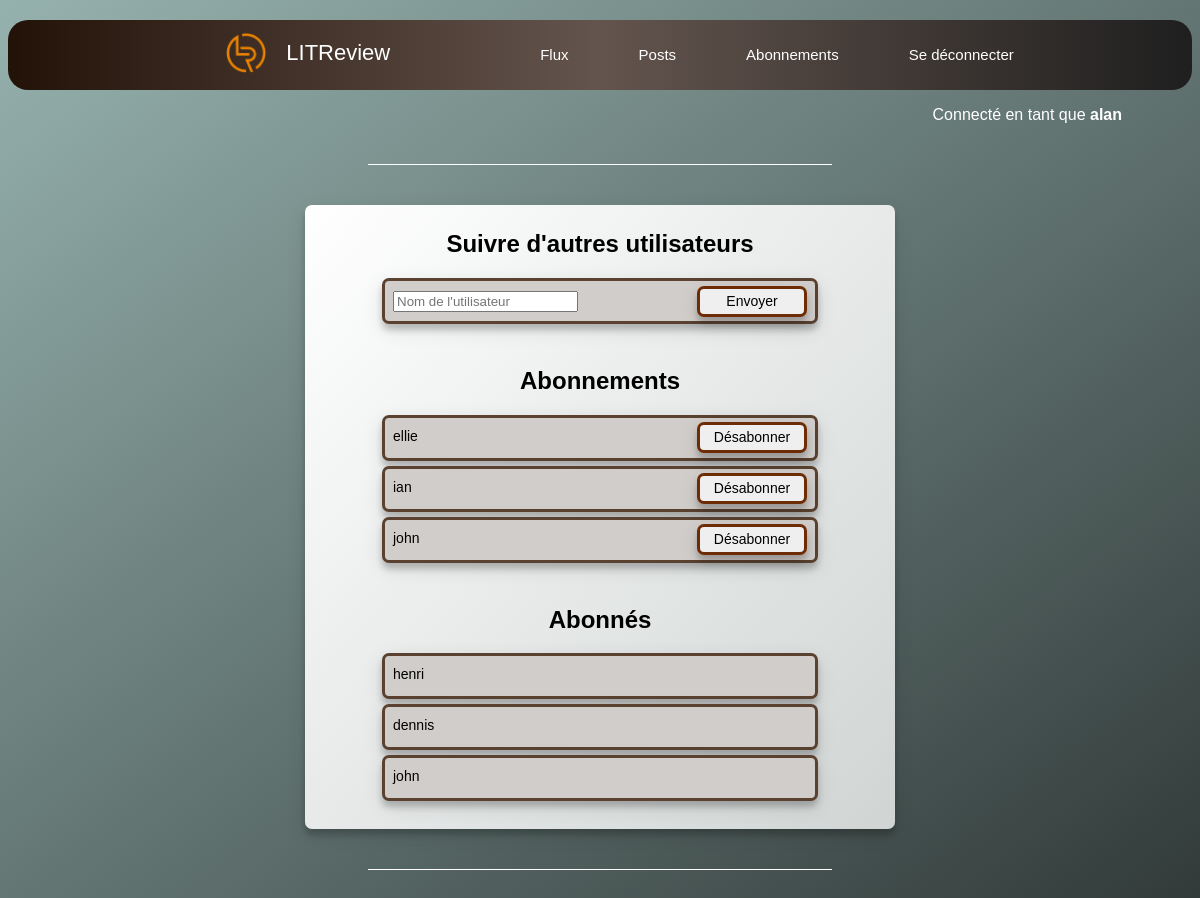
Page /ticket_and_review/subscription/ (signed in) on the earlier database version.
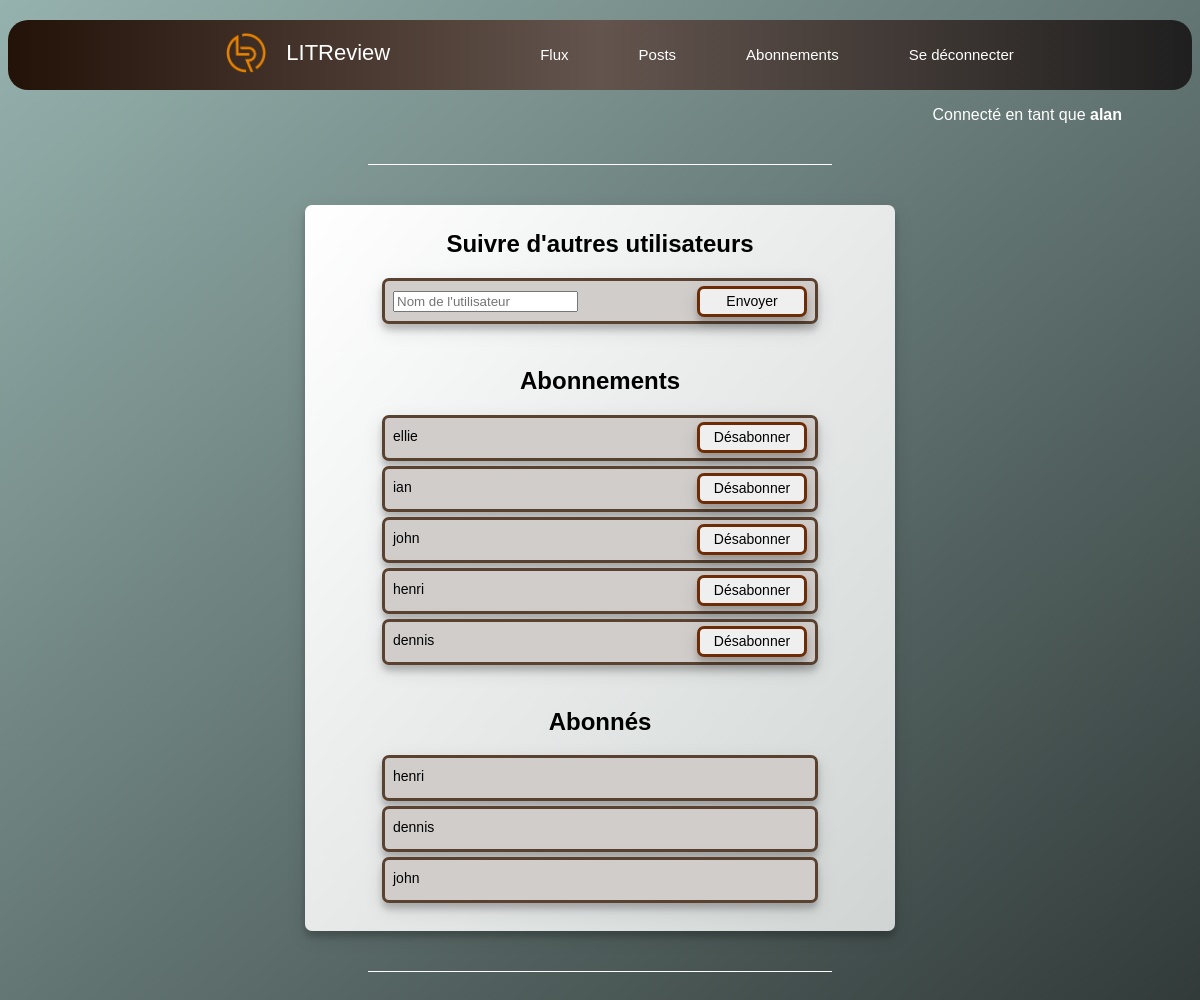
Same page on the later database version.
### ticket_and_review/models.py (models this page shows)
class UserFollows(models.Model):
    user = models.ForeignKey(settings.AUTH_USER_MODEL,
                             on_delete=models.CASCADE, related_name='following')
    followed_user = models.ForeignKey(settings.AUTH_USER_MODEL,
                                      on_delete=models.CASCADE, related_name='followed_by')
    class Meta:
        unique_together = ('user', 'followed_user', )

### ticket_and_review/views.py (the view, shortened to what this page needs)
@login_required
def subscription_page(request):
    users_followed = UserFollows.objects.filter(user=request.user)
    users_followers = UserFollows.objects.filter(followed_user=request.user)
    return render(request, 'ticket_and_review/subscription.html',
                  context={'users_followed': users_followed, 'users_followers': users_followers})

### ticket_and_review/templates/ticket_and_review/subscription.html (shortened to what this page needs)
{% extends 'ticket_and_review/base.html' %}
{% block content %}
    <div class="post">
        <h2>Suivre d'autres utilisateurs</h2>
        <form method="post" >
            <div class="search">
                <input class="search_input" type="text" name="name" placeholder="Nom de l'utilisateur">
                <button class="search_btn" type="submit" >Envoyer</button>
            </div>
        </form>
        <br>
        <h2>Abonnements</h2>
        {% for followed in users_followed %}
            <div class="unfollow">
                <div class="unfollow_user"> {{ followed.followed_user }}</div>
                <div class="unfollow_btn"><a href="{% url 'unfollow' followed.id %}"><button type="submit" >Désabonner</button></a></div>
            </div>
        {% endfor %}
        <br>
        <h2>Abonnés</h2>
        {% for follower in users_followers %}
            <div class="followed">
                <div class="followed_user">{{ follower.user }}</div>
            </div>
        {% endfor %}
        <br>
    </div>
    <div class="trait"><hr></div>
{% endblock content %}

### ticket_and_review/templates/ticket_and_review/base.html (shortened to what this page needs)
<!DOCTYPE html>
{% load static %}
<html lang="fr">
    <head>
        <link rel="stylesheet" href="{% static 'ticket_and_review/style.css' %}">
    </head>
    <body>
        <header>
            <nav>
                <ul class="liste-objets">
                    <li id="logo"><img src="{% static 'ticket_and_review/logo_orange.png' %}" alt="logo"></li>
                    <li id="nom">LITReview</li>
                    <li id="espace"></li>
                    <li class="objets"><a href="{% url 'flux' %}">Flux</a></li>
                    <li class="objets"><a href="{% url 'posts' %}">Posts</a></li>
                    <li class="objets"><a href="{% url 'subscription' %}">Abonnements</a></li>
                    <li class="objets"><a href="{% url 'logout' %}">Se déconnecter</a></li>
                </ul>
            </nav>
         </header>
        {% if user.is_authenticated %}
        <p id="id_connect">Connecté en tant que <strong>{{ request.user }}</strong></p>
        {% endif %}
        <div class="trait"><hr></div>
        {% block content %}{% endblock content %}
    </body>
</html>

### ticket_and_review/static/ticket_and_review/style.css (style rules this page uses)
* { font-family:"Verdana", "Arial", "Arial Black", Arial, Verdana, sans-serif; text-decoration: none; }
body { background-image: linear-gradient(to bottom right, rgb(150,178,174), rgb(49,58,57)); background-repeat: no-repeat; background-attachment: fixed; }
a { color: white; font-size: 22px; }
nav { padding-left: 0px; z-index: 2; position: relative; width: 100%; height: 70px; background: linear-gradient(90deg, rgb(35, 18, 8), rgb(99, 84, 77), #1f1f1f); color: white; border-radius: 20px; }
.liste-objets #nom { color: white; padding-right: 30px; font-size: 22px; margin-top: 8px; }
.liste-objets img { height: 40px; padding-right: 20px; vertical-align: middle; margin-top: 12px; }
.liste-objets { display: block; display:flex; margin-left: auto; margin-right: auto; list-style-type: none; height: 100%; line-height: 50px; font-size: 20px; justify-content: center; vertical-align: center; }
.liste-objets a { font-size: 15px; }
.liste-objets #espace { width:20px; padding-right: 30px; }
.objets { cursor: pointer; margin-top: 8px; flex-shrink: 0; margin-left: 70px; position: relative; }
#id_connect { text-align: right; margin-right: 70px; color: white; }
.trait { margin: 40px; width:464px; height:1px; overflow:hidden; background-color: white; justify-content: center; margin-left: auto; margin-right: auto; display:flex; }
.post { min-height: 150px; max-width: 550px; margin-left: auto; margin-right: auto; padding: 5px 20px 5px 20px; border-radius: 7px; box-shadow: 0 6px 6px 0 rgba(0,0,0,0.2), 0 6px 20px 0 rgba(0,0,0,0.1); margin-bottom: 10px; margin-top: 10px; background-image: linear-gradient(to bottom right, white, rgb(208,213,212)); }
.post h2 { text-align: center; }
.unfollow, .search, .followed { font-size: 14px; width: 430px; height: 40px; border-radius: 7px; background-color: rgb(209, 205, 202); box-shadow: 0 6px 6px 0 rgba(0,0,0,0.2), 0 6px 20px 0 rgba(0,0,0,0.1); border: 0.9mm solid rgb(90, 65, 48); margin-top: 5px; margin-bottom: 5px; margin-right: auto; margin-left: auto; }
.unfollow_user, .search_input, .followed_user { float: left; margin-top: 10px; margin-left: 8px; }
.unfollow_btn, .search_btn { float: right; }
.unfollow_btn { margin-top: 4px; margin-right: 8px; }
.search_btn { margin-top: 5px; margin-right: 8px; }
.search_btn, .unfollow_btn button { color: black; font-size: 14px; width: 110px; height: 31px; border-radius: 7px; box-shadow: 0 6px 6px 0 rgba(0,0,0,0.2), 0 6px 20px 0 rgba(0,0,0,0.1); border: 0.9mm solid rgb(110, 44, 6); cursor: pointer; text-align: center; }

Differences in the rows shown:
added UserFollows: followed_user "henri", shown under "Abonnements"
added UserFollows: followed_user "dennis", shown under "Abonnements"
